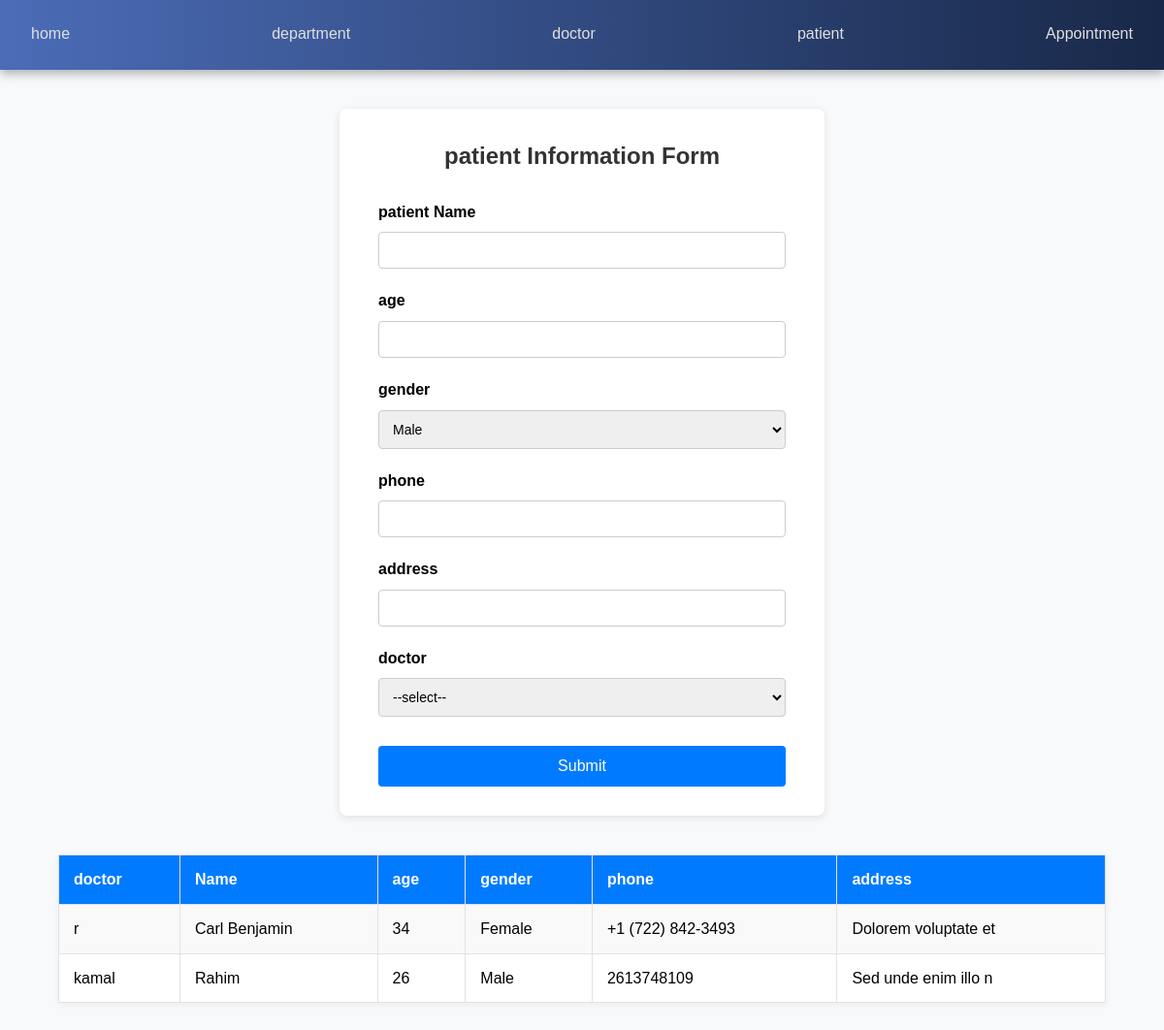
The page /patient/ on the database its author committed.
### myapp/models.py (models this page shows, shortened)
class Patientmodel(models.Model):
     GENDER_CHOICES=[
        ( 'Male','Male'),
        ( 'Female','Female'),
        ( 'others','others'),
     ]
     name=models.CharField(null=True, max_length=50)
     age=models.IntegerField(null=True)
     gender=models.CharField(choices=GENDER_CHOICES, max_length=50,null=True)
     phone=models.CharField(null=True, max_length=15)
     address=models.TextField(null=True)
     doctor=models.ForeignKey(Doctormodel, on_delete=models.CASCADE,related_name="patient")

class Doctormodel(models.Model):
    SPECIALIZATION_CHOICE=[
        ('Cardiology','Cardiology'),
        ('Dermatology','Dermatology'),
        ('Pediatrics','Pediatrics'),
        ('Oncology','Oncology'),
    ]
    name=models.CharField(null=True, max_length=50)
    specialization=models.CharField(max_length=100,choices= SPECIALIZATION_CHOICE,null=True)
    phone=models.CharField(null=True, max_length=15)
    email=models.EmailField(null=True, max_length=254)
    department=models.ForeignKey(Departmentmodel, on_delete=models.SET_NULL,null=True,related_name="doctor")

### myapp/views.py (the view, shortened to what this page needs)
# urls.py: path('patient/', patientpage, name='patientpageurl'),
def patientpage(request):
    doctor_data=Doctormodel.objects.all()
    patient_data=Patientmodel.objects.all()
    context={
        'doctor_data':doctor_data,
        'patient_data':patient_data
    }
    return render(request,"patient.html",context)

### Templates/patient.html (shortened to what this page needs)
{% extends 'base.html' %}
{% block body %}
<div class="form-wrapper">
  <div class="form-container">
    <h2>patient Information Form</h2>
    <form method="POST">
      <div class="form-group">
        <label for="name">patient Name</label>
        <input type="text" id="name" name="name" required />
      </div>
      <div class="form-group">
        <label for="age">age</label>
        <input type="number" id="age" name="age" required />
      </div>
      <div class="form-group">
        <label for="phone">gender</label>
        <select name="gender" id="gender">
            <option value="Male">Male</option>
        </select>
      </div>
      <div class="form-group">
        <label for="phone">phone</label>
        <input type="tel" id="phone" name="phone" required />
      </div>
      <div class="form-group">
        <label for="address">address</label>
        <input type="text" id="address" name="address" required />
      </div>
      <div class="form-group">
        <label for="doctor_data">doctor</label>
        <select name="doctor_id" id="doctor_data" required>
          <option value="doctor_data">--select--</option>
        </select>
      </div>
      <input type="submit" value="Submit" class="submit-btn">
    </form>
  </div>
</div>
<table>
  <tr>
    <th>doctor</th>
    <th>Name</th>
    <th>age</th>
    <th>gender</th>
    <th>phone</th>
    <th>address</th>
  </tr>
  {% for i in patient_data %}
  <tr>
    <td>{{ i.doctor.name }}</td>
    <td>{{ i.name }}</td>
    <td>{{ i.age }}</td>
    <td>{{ i.gender}}</td>
    <td>{{ i.phone }}</td>
    <td>{{ i.address }}</td>
  </tr>
  {% endfor %}
</table>
{% endblock body %}

### Templates/base.html (style rules this page uses)
* { margin: 0; padding: 0; box-sizing: border-box; }
body { font-family: 'Segoe UI', Tahoma, Geneva, Verdana, sans-serif; line-height: 1.6; }

### Templates/patient.html (style rules this page uses)
body { font-family: Arial, sans-serif; background: #f8f9fa; margin: 0; padding: 0; }
.form-wrapper { display: flex; justify-content: center; margin-top: 40px; }
.form-container { background: #fff; padding: 30px 40px; border-radius: 8px; box-shadow: 0 2px 8px rgba(0, 0, 0, 0.1); width: 500px; }
.form-container h2 { text-align: center; margin-bottom: 25px; color: #333; }
.form-group { margin-bottom: 20px; }
.form-group label { display: block; font-weight: bold; margin-bottom: 8px; }
.form-group input, .form-group select { width: 100%; padding: 10px; border: 1px solid #ccc; border-radius: 4px; font-size: 14px; }
.submit-btn { background-color: #007bff; color: #fff; border: none; padding: 12px 20px; font-size: 16px; border-radius: 4px; cursor: pointer; width: 100%; margin-top: 10px; }
table { width: 90%; margin: 40px auto; border-collapse: collapse; background: #fff; box-shadow: 0 2px 6px rgba(0, 0, 0, 0.05); color:black; }
th, td { padding: 12px 15px; border: 1px solid #e2e2e2; text-align: left; }
th { background-color: #007bff; color: white; }
tr:nth-child(even) { background-color: #f9f9f9; }
label,select option { color:black; }

### rows shown on the page
Patientmodel: doctor.name "r", name "Carl Benjamin", age "34", gender "Female", phone "+1 (722) 842-3493", address "Dolorem voluptate et"
Patientmodel: doctor.name "kamal", name "Rahim", age "26", gender "Male", phone "2613748109", address "Sed unde enim illo n"
